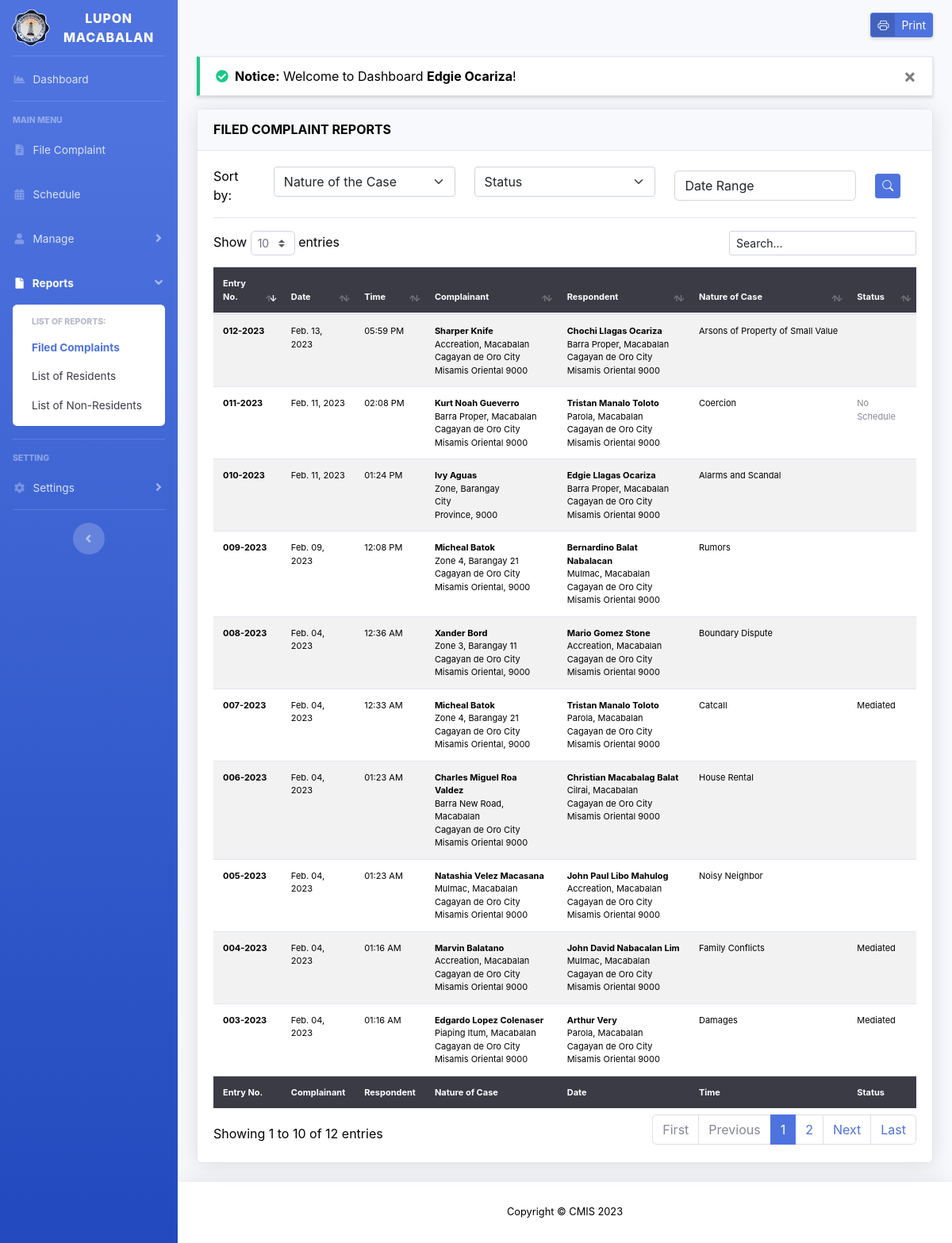
The page /filed-complaint-reports.php (signed in) on the database as committed earlier.
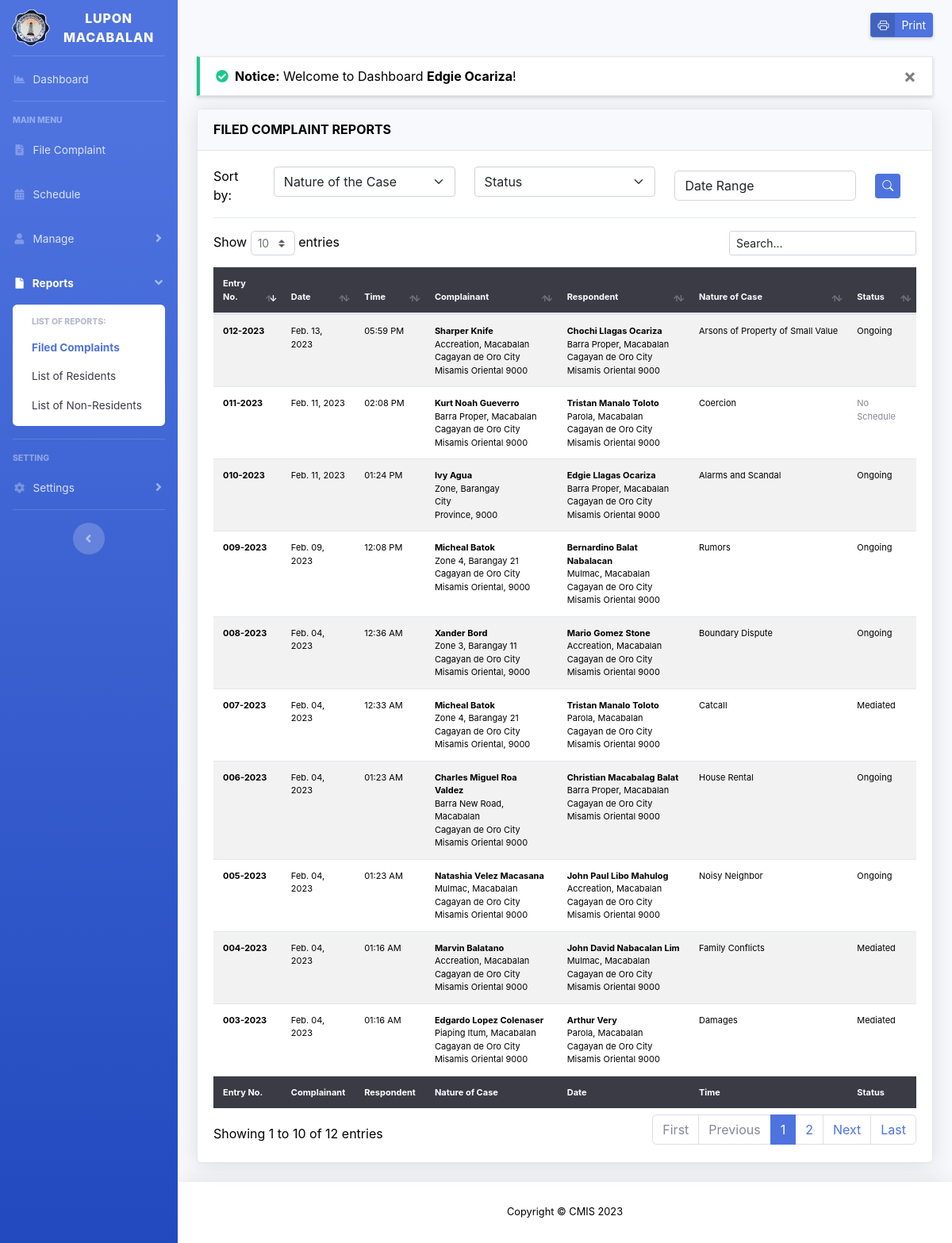
The same page on the database as committed later.
### tables this page shows
CREATE TABLE `tbl_file_complaint` (
  `fc_id` varchar(50) NOT NULL,
  `comp_id` int(15) NOT NULL,
  `resp_id` int(15) NOT NULL,
  `com_id` int(15) NOT NULL,
  `fc_statement` text NOT NULL,
  `status_id` tinyint(3) NOT NULL DEFAULT 1,
  `fc_type` tinyint(3) NOT NULL DEFAULT 0 COMMENT '[0] = Resident\r\n[1] = Non Resident',
  `fc_regdatetime` timestamp NOT NULL DEFAULT current_timestamp(),
  `fc_moddatetime` timestamp NOT NULL DEFAULT current_timestamp() ON UPDATE current_timestamp(),
  PRIMARY KEY (`fc_id`),
  KEY `comp_id` (`comp_id`,`resp_id`,`com_id`,`status_id`)
);

CREATE TABLE `tbl_residents` (
  `res_id` int(15) unsigned NOT NULL AUTO_INCREMENT,
  `res_fname` varchar(50) NOT NULL,
  `res_mname` varchar(50) NOT NULL,
  `res_lname` varchar(50) NOT NULL,
  `res_suffix` varchar(5) NOT NULL,
  `res_birthday` date NOT NULL,
  `res_age` int(3) NOT NULL,
  `res_gender` text NOT NULL,
  `res_cstatus` text NOT NULL,
  `zone_id` int(11) NOT NULL,
  `res_contact` varchar(11) NOT NULL,
  `res_regDateTime` timestamp NOT NULL DEFAULT current_timestamp(),
  `res_moddatetime` timestamp NOT NULL DEFAULT current_timestamp() ON UPDATE current_timestamp(),
  PRIMARY KEY (`res_id`),
  KEY `zone_id` (`zone_id`)
);

CREATE TABLE `tbl_zone` (
  `zone_id` int(11) unsigned NOT NULL AUTO_INCREMENT,
  `zone_name` varchar(50) NOT NULL,
  `zone_description` text NOT NULL,
  `zone_regdatetime` timestamp NOT NULL DEFAULT current_timestamp(),
  PRIMARY KEY (`zone_id`)
);

CREATE TABLE `tbl_complaint_type` (
  `com_id` int(15) NOT NULL AUTO_INCREMENT,
  `com_name` varchar(100) NOT NULL,
  `com_details` text NOT NULL,
  `com_regdatetime` timestamp NOT NULL DEFAULT current_timestamp(),
  PRIMARY KEY (`com_id`)
);

CREATE TABLE `tbl_status` (
  `status_id` int(11) unsigned NOT NULL AUTO_INCREMENT,
  `status_name` varchar(50) NOT NULL,
  `status_description` text NOT NULL,
  `status_regdatetime` timestamp NOT NULL DEFAULT current_timestamp(),
  PRIMARY KEY (`status_id`)
);

CREATE TABLE `tbl_non_residents` (
  `nres_id` int(15) unsigned NOT NULL AUTO_INCREMENT,
  `nres_fname` varchar(50) NOT NULL,
  `nres_mname` varchar(50) NOT NULL,
  `nres_lname` varchar(50) NOT NULL,
  `nres_suffix` varchar(5) NOT NULL,
  `nres_birthday` date NOT NULL,
  `nres_age` int(3) NOT NULL,
  `nres_gender` text NOT NULL,
  `citizenship_id` int(11) NOT NULL,
  `nres_cstatus` text NOT NULL,
  `nres_zone` text NOT NULL,
  `nres_barangay` text NOT NULL,
  `nres_city` text NOT NULL,
  `nres_province` text NOT NULL,
  `nres_zcode` text NOT NULL,
  `nres_contact` varchar(11) NOT NULL,
  `nres_regdatetime` timestamp NOT NULL DEFAULT current_timestamp(),
  `nres_moddatetime` timestamp NOT NULL DEFAULT current_timestamp() ON UPDATE current_timestamp(),
  PRIMARY KEY (`nres_id`),
  KEY `citizenship_id` (`citizenship_id`)
);

### filed-complaint-reports.php (the view, shortened to what this page needs)
<?php
include 'layouts/header.php';
include 'config/connection.php';
if (isset($_POST['com_id']) && isset($_POST['status']) && isset($_POST['range']) && $_POST['range'] != "") {
	$com_id = $_POST['com_id'];
	$status_id = $_POST['status'];
	$range = $_POST['range'];
	$start = date('Y-m-d', strtotime(substr($range, 0, 10)));
	$end = date('Y-m-d', strtotime(substr($range, 13, 10)));
	$fc = $connection->query("SELECT * FROM tbl_file_complaint WHERE com_id = '$com_id' AND status_id = '$status_id' AND DATE_FORMAT(fc_regdatetime, '%Y-%m-%d') BETWEEN '$start' AND '$end'");
} else if (isset($_POST['com_id']) && isset($_POST['status'])) {
	$com_id = $_POST['com_id'];
	$status_id = $_POST['status'];
	$fc = $connection->query("SELECT * FROM tbl_file_complaint WHERE com_id = '$com_id' AND status_id = '$status_id'");
} else if (isset($_POST['com_id'])) {
	$com_id = $_POST['com_id'];
	$fc = $connection->query("SELECT * FROM tbl_file_complaint WHERE com_id = '$com_id'");
} else if (isset($_POST['status'])) {
	$status_id = $_POST['status'];
	$range = $_POST['range'];
	$start = date('Y-m-d', strtotime(substr($range, 0, 10)));
	$end = date('Y-m-d', strtotime(substr($range, 13, 10)));
	$fc = $connection->query("SELECT * FROM tbl_file_complaint WHERE status_id = '$status_id'");
} else if (isset($_POST['range']) && $_POST['range'] != "") {
	$range = $_POST['date_range'];
	$start = date('Y-m-d', strtotime(substr($range, 0, 10)));
	$end = date('Y-m-d', strtotime(substr($range, 13, 10)));
	$fc = $connection->query("SELECT * FROM tbl_file_complaint WHERE DATE_FORMAT(fc_regdatetime, '%Y-%m-%d') BETWEEN '$start' AND '$end'");
} else {
	$fc = $connection->query("SELECT * FROM tbl_file_complaint");
}
$com_type = $connection->query("SELECT * FROM tbl_complaint_type a, tbl_file_complaint b WHERE a.com_id = b.com_id");
?>
<div id="content">
	<div class="container-fluid">
		<div class="d-sm-flex align-items-center mb-4">
			<button href="#" class="ml-auto btn btn-sm btn-primary btn-icon-split shadow-sm" id="print">
				<span class="icon">
					<i class="bi bi-printer"></i>
				</span>
				<span class="text">Print</span>
			</button>
		</div>
		<?php include 'config/message.php'; ?>
		<div id="printThis">
			<div class="card shadow mb-4">
				<div class="card-header py-3">
					<h6 class="m-0 font-weight-bold card-title">FILED COMPLAINT REPORTS</h6>
				</div>
				<div class="card-body">
					<div class="mb-3 border-bottom pb-3 d-print-none">
						<form method="POST" action="filed-complaint-reports.php">
							<div class="row">
								<div class="col-sm-1 align-self-center">
									Sort by:
								</div>
								<div class="col-sm">
								</div>
								<div class="col-sm">
								</div>
								<div class="col-sm align-self-center">
									<input type="text" name="range" class="form-control" id="reportrange" style="cursor: pointer; background-color: white" placeholder="Date Range" value="<?= isset($_POST['range']) && $_POST['range'] != '' ? $_POST['range'] : '' ?>" readonly>
								</div>
								<div class="col-sm-1 align-self-center">
									<button type="submit" class="btn btn-sm btn-primary" name="search"><i class="bi bi-search"></i></button>
								</div>
							</div>
						</form>
					</div>
					<div class="table-responsive">
						<table class="table table-striped border-0" id="table_desc" width="100%">
							<thead class="bg-gray-900 text-white border-0">
								<tr>
									<th style="width: 10%">Entry No.</th>
									<th style="width: 10%">Date</th>
									<th style="width: 10%">Time</th>
									<th style="width: 20%">Complainant</th>
									<th style="width: 20%">Respondent</th>
									<th style="width: 20%">Nature of Case</th>
									<th style="width: 10%">Status</th>
								</tr>
							</thead>
							<tbody>
								<?php while ($row = $fc->fetch_assoc()) : ?>
									<tr>
										<th><?= $row['fc_id']; ?></th>
										<td><?= date('M. d, Y', strtotime($row['fc_regdatetime'])) ?></td>
										<td><?= date('h:i A', strtotime($row['fc_regdatetime'])) ?></td>
										<td>
											<?php
											$comp_id = $row['comp_id'];
											if ($row['fc_type'] == 0) {
												$c_res = $connection->query("SELECT * FROM tbl_residents tr, tbl_zone tz WHERE tr.res_id = '$comp_id' AND tz.zone_id = tr.zone_id")->fetch_assoc();
												$comp_fullname = '<strong>' . $c_res['res_fname'] . ' ' . $c_res['res_mname'] . ' ' . $c_res['res_lname'] . '</strong>';
												$comp_address = $c_res['zone_name'] . ', Macabalan<br>Cagayan de Oro City<br>Misamis Oriental 9000';
											} else if ($row['fc_type'] == 1) {
												$c_nres = $connection->query("SELECT * FROM tbl_non_residents WHERE nres_id = '$comp_id'")->fetch_assoc();
												$comp_fullname = '<strong>' . $c_nres['nres_fname'] . ' ' . $c_nres['nres_mname'] . ' ' . $c_nres['nres_lname'] . '</strong>';
												$comp_address =  $c_nres['nres_zone'] . ', ' .  $c_nres['nres_barangay'] . '<br>' . $c_nres['nres_city'] . '<br>' . $c_nres['nres_province'] . ', ' .  $c_nres['nres_zcode'];
											}
											echo $comp_fullname . '<br>' . $comp_address;
											?>
										</td>
										<td>
											<?php
											$resp_id = $row['resp_id'];
											$residents = $connection->query("SELECT * FROM tbl_residents tr, tbl_zone tz WHERE tr.res_id = '$resp_id' AND tz.zone_id = tr.zone_id")->fetch_assoc();
											$resp_fullname = '<strong>' . $residents['res_fname'] . ' ' . $residents['res_mname'] . ' ' . $residents['res_lname'] . '</strong>';
											$resp_address = $residents['zone_name'] . ', Macabalan<br>Cagayan de Oro City<br>Misamis Oriental 9000';
											echo $resp_fullname . '<br>' . $resp_address;
											?>
										</td>
										<td class="text-truncate">
											<?php
											$com = $row['com_id'];
											$c_query = "SELECT * FROM tbl_complaint_type WHERE com_id = '$com'";
											$c = $connection->query($c_query)->fetch_assoc();
											echo $com_type = $c['com_name'];
											?>
										</td>
										<td>
											<?php
											$s_fc_id = $row['fc_id'];
											$schedule = "SELECT * FROM tbl_schedules WHERE fc_id = '$s_fc_id'";
											$check_sched = $connection->query($schedule);
											if ($check_sched->num_rows > 0) {
												$status_id = $row['status_id'];
												$status = $connection->query("SELECT * FROM tbl_status WHERE status_id = '$status_id'")->fetch_assoc();
												echo $status['status_name'];
											} else {
												echo "<span class='text-muted'>No Schedule</span>";
											}
											?>
										</td>
									</tr>
								<?php endwhile; ?>
							</tbody>
							<tfoot class="bg-gray-900 text-white">
								<tr>
									<th>Entry No.</th>
									<th>Complainant</th>
									<th>Respondent</th>
									<th>Nature of Case</th>
									<th>Date</th>
									<th>Time</th>
									<th>Status</th>
								</tr>
							</tfoot>
						</table>
					</div>
				</div>
			</div>
		</div>
	</div>
</div>
<?php
include 'layouts/footer.php';
?>

### layouts/header.php (shortened to what this page needs)
<!DOCTYPE html>
<html lang="en">
<head>
	<link href="assets/vendor/fontawesome-free/css/all.min.css" rel="stylesheet" type="text/css">
	<link href="assets/css/sb-admin-2.css" rel="stylesheet">
	<link rel="stylesheet" href="assets/css/bootstrap-icons.css">
	<link href="assets/vendor/datatables/dataTables.bootstrap4.min.css" rel="stylesheet">
	<link rel="stylesheet" href="assets/vendor/select2/select2.min.css" />
	<link rel="stylesheet" href="assets/vendor/select2/select2-bootstrap-5-theme.min.css" />
	<link rel="stylesheet" href="assets/vendor/bootstrap-colorpicker/css/bootstrap-colorpicker.min.css" />
	<link rel="stylesheet" href="assets/vendor/daterangepicker/daterangepicker.css" />
	<link rel="stylesheet" href="assets/vendor/sweetalert2/sweetalert2.min.css">
	<link rel="stylesheet" href="assets/vendor/toastr/toastr.min.css">
	<link rel="stylesheet" href="assets/vendor/bs-stepper/css/bs-stepper.min.css">
</head>
<body id="page-top">
	<div id="wrapper">
		<?php include "sidebar.php" ?>
		<div id="content-wrapper" class="d-flex flex-column">

### layouts/sidebar.php (shortened to what this page needs)
<?php
$page = substr($_SERVER['SCRIPT_NAME'], strrpos($_SERVER['SCRIPT_NAME'], "/")+1);
?>
<ul class="navbar-nav bg-gradient-primary sidebar sidebar-dark accordion" id="accordionSidebar">
	<a class="sidebar-brand d-flex align-items-center justify-content-center" href="index.html">
		<div class="sidebar-brand-icon">
			<img src="assets/img/logo.png" width="50">
		</div>
		<div class="sidebar-brand-text mx-3">Lupon Macabalan</div>
	</a>
	<hr class="sidebar-divider my-0">
	<li class="nav-item <?= $page == 'dashboard.php'? 'active' : '' ?>">
		<a class="nav-link" href="dashboard.php">
			<i class="fas fa-fw fa-chart-area"></i>
			<span>Dashboard</span>
		</a>
	</li>
	<hr class="sidebar-divider">
	<div class="sidebar-heading">
		Main Menu
	</div>
	<li class="nav-item <?= $page == 'file-complaint.php' || $page == 'view-file-complaint.php'? 'active' : '' ?>">
		<a class="nav-link" href="file-complaint.php">
			<i class="fas fa-fw fa-file-alt"></i>
			<span>File Complaint</span>
		</a>
	</li>
	<li class="nav-item <?= $page == 'schedules.php'? 'active' : '' ?>">
		<a class="nav-link" href="schedules.php">
			<i class="fas fa-fw fa-calendar-alt"></i>
			<span>Schedule</span>
		</a>
	</li>
	<?php if($_SESSION['role'] == 1): ?>
		<li class="nav-item <?= $page == 'residents.php' || $page == 'non-residents.php' || $page == 'lupon.php' || $page == 'users.php' || $page == 'logs.php' || $page == 'view-resident-profile.php' || $page == 'view-non-resident-profile.php' || $page == 'view-lupon-profile.php' ? 'active':'' ?>">
			<a class="nav-link <?= $page == 'residents.php' || $page == 'non-residents.php' || $page == 'lupon.php' || $page == 'users.php' || $page == 'logs.php' || $page == 'view-resident-profile.php' || $page == 'view-non-resident-profile.php' || $page == 'view-lupon-profile.php' ? '':'collapsed' ?>" href="#" data-toggle="collapse" data-target="#collapseTwo" aria-expanded="true" aria-controls="collapseTwo">
				<i class="fas fa-fw fa-user"></i>
				<span>Manage</span>
			</a>
		</li>
		<li class="nav-item <?= $page == 'filed-complaint-reports.php' ? 'active':'' ?>">
			<a class="nav-link <?= $page == 'filed-complaint-reports.php' ? '':'collapsed' ?>" href="#" data-toggle="collapse" data-target="#collapseUtilities" aria-expanded="true" aria-controls="collapseUtilities">
				<i class="fas fa-fw fa-file"></i>
				<span>Reports</span>
			</a>
			<div id="collapseUtilities" class="collapse <?= $page == 'filed-complaint-reports.php' ? 'show':'' ?>" aria-labelledby="headingUtilities" data-parent="#accordionSidebar">
				<div class="bg-white py-2 collapse-inner rounded">
					<h6 class="collapse-header">List of Reports:</h6>
					<a class="collapse-item <?= $page == 'filed-complaint-reports.php'? 'active' : '' ?>" href="filed-complaint-reports.php">Filed Complaints</a>
					<a class="collapse-item <?= $page == 'resident-reports.php'? 'active' : '' ?>" href="resident-reports.html">List of Residents</a>
					<a class="collapse-item <?= $page == 'non-resident-reports.php'? 'active' : '' ?>" href="non-resident-reports.html">List of Non-Residents</a>
				</div>
			</div>
		</li>
	<?php endif; ?>
	<hr class="sidebar-divider">
	<div class="sidebar-heading">
		Setting
	</div>
	<li class="nav-item <?= $page == 'positions.php' || $page == 'zone.php' || $page == 'citizenship.php' || $page == 'status.php' || $page == 'events.php' || $page == 'complaint-type.php' || $page == 'backup.php' ? 'active':'' ?>">
		<a class="nav-link <?= $page == 'positions.php' || $page == 'zone.php' || $page == 'citizenship.php' || $page == 'status.php' || $page == 'events.php' || $page == 'complaint-type.php' || $page == 'backup.php' ? '':'collapsed' ?>" href="#" data-toggle="collapse" data-target="#collapsePages" aria-expanded="true" aria-controls="collapsePages">
			<i class="fas fa-fw fa-cog"></i>
			<span>Settings</span>
		</a>
	</li>
	<hr class="sidebar-divider d-none d-md-block">
	<div class="text-center d-none d-md-inline">
		<button class="rounded-circle border-0" id="sidebarToggle"></button>
	</div>
</ul>

### config/message.php (shortened to what this page needs)
<?php
if (!empty($_SESSION['message_success'])) {
	?>
	<div class="alert alert-dismissible bg-white rounded-0 border-left-success shadow-sm border border-5" role="alert">
        <strong><i class="fas fa-check-circle mr-2 text-success"></i>Notice:</strong>
        <?= $_SESSION['message_success'] ?>
        <button type="button" class="close" data-dismiss="alert">&times;</button>
    </div>
	<?php
}
	?>

### layouts/footer.php (shortened to what this page needs)
				<footer class="sticky-footer bg-white shadow">
					<div class="container my-auto">
						<div class="copyright text-center my-auto">
							<span>Copyright &copy; CMIS 2023</span>
						</div>
					</div>
				</footer>
			</div>
		</div>
	</body>
</html>

### layouts/header.php (style rules this page uses)
body { color: black !important; }
#content { margin-top: 1rem; }
body { background-color: black !important; }
.text-black, table td, table tbody th { color: black !important; }

### filed-complaint-reports.php (style rules this page uses)
.form-control::placeholder { color: #212529 !important; opacity: 1; }
table { font-size: 11px; }

Rows that differ between the two databases and show on the page:
changed tbl_file_complaint "Natashia": status.status_name (not shown) → "Ongoing"
changed tbl_file_complaint "Charles Miguel": tbl_zone.zone_name "Cilrai" → "Barra Proper"; status.status_name (not shown) → "Ongoing"
changed tbl_file_complaint "12:36 AM": status.status_name (not shown) → "Ongoing"
changed tbl_file_complaint "Feb. 09, 2023": status.status_name (not shown) → "Ongoing"
changed tbl_file_complaint "01:24 PM": tbl_non_residents.nres_lname "Aguas" → "Agua"; status.status_name (not shown) → "Ongoing"
changed tbl_file_complaint "Feb. 13, 2023": status.status_name (not shown) → "Ongoing"
